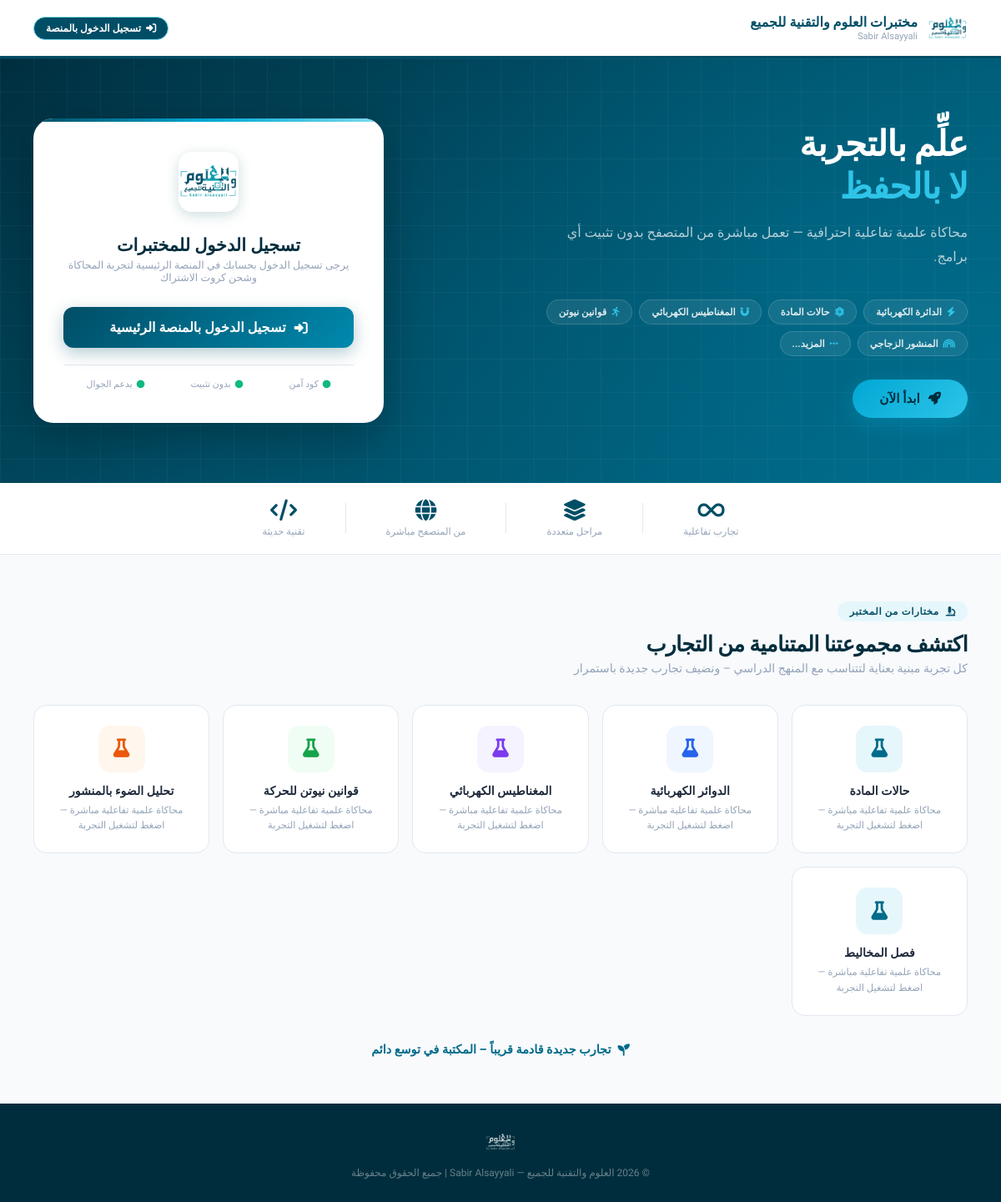
/, run on an earlier commit of the app's database.
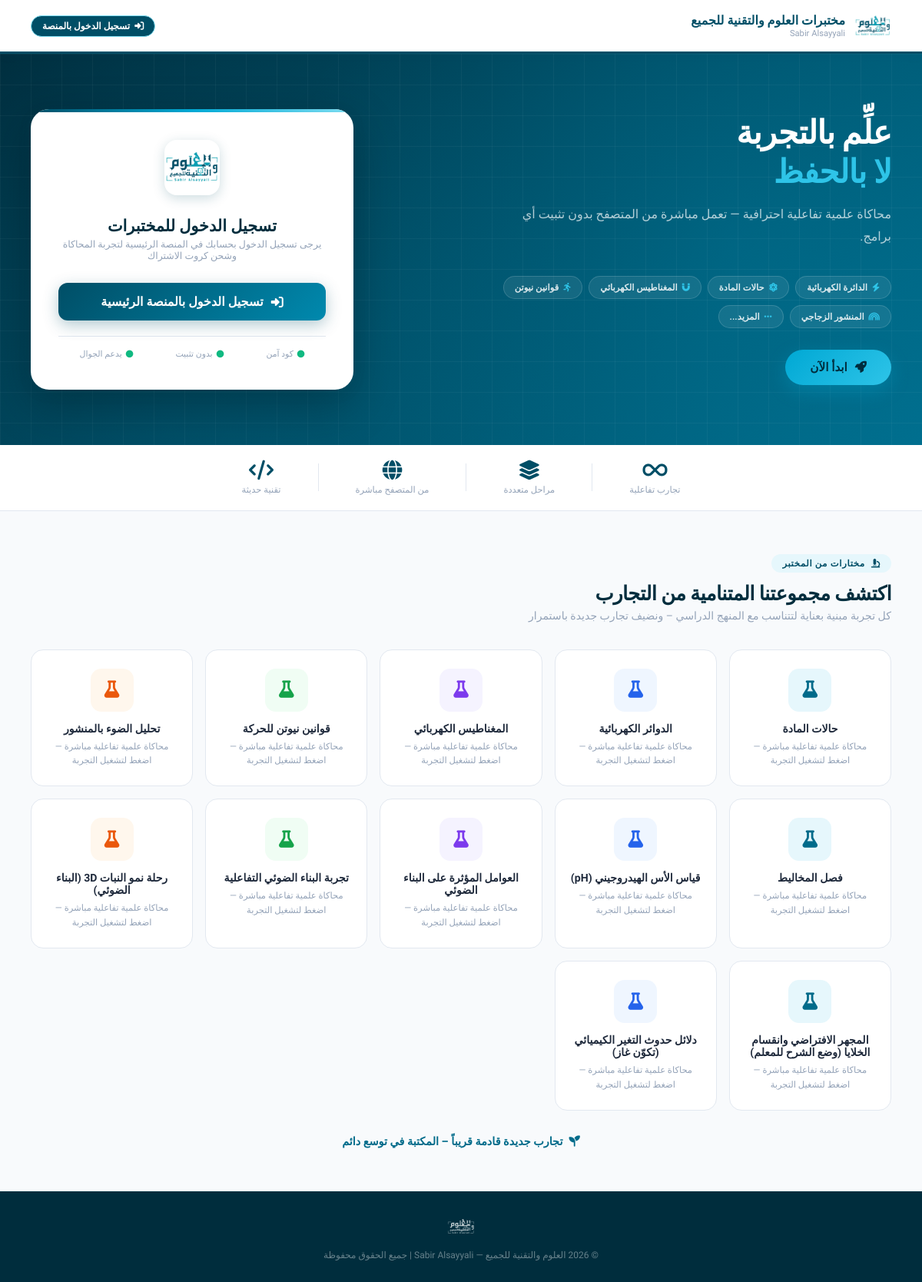
And on a later commit of the database.
### tables this page shows
CREATE TABLE IF NOT EXISTS `experiments` (
  `id` int(11) NOT NULL AUTO_INCREMENT,
  `code_name` varchar(50) NOT NULL,
  `title` varchar(100) NOT NULL,
  `page_url` varchar(100) NOT NULL,
  `image_url` varchar(255) DEFAULT NULL,
  `is_active` tinyint(4) DEFAULT 1 COMMENT '1=نشطة, 0=معطلة, 2=قيد التنفيذ/قريباً',
  `created_at` timestamp NOT NULL DEFAULT current_timestamp(),
  PRIMARY KEY (`id`),
  UNIQUE KEY `code_name` (`code_name`)
);

### functions.php (called while the page is built, shortened)
<?php
require_once __DIR__ . '/config.php';
function ensureExperimentsSchemaUpdated() {
    global $conn;
    $col_check = $conn->query("SHOW COLUMNS FROM experiments LIKE 'display_order'");
}
function getAllExperiments($active_only = false) {
    global $conn;
    ensureExperimentsSchemaUpdated();
    $query = "SELECT * FROM experiments";
    $query .= " ORDER BY display_order ASC, id ASC";
    $result = mysqli_query($conn, $query);
    return $result ? $result->fetch_all(MYSQLI_ASSOC) : [];
}

### index.php (the view, shortened to what this page needs)
<?php
require_once 'config.php';
require_once 'functions.php';
$user_id = $_SESSION['user_id'] ?? $_SESSION['user']['id'] ?? null;
$user_name = $_SESSION['user_name'] ?? $_SESSION['user']['name'] ?? 'المعلم';
$user_days_left = 0;
?>
<!DOCTYPE html>
<html lang="ar" dir="rtl">
<head>
    <link rel="stylesheet" href="https://cdnjs.cloudflare.com/ajax/libs/font-awesome/6.4.0/css/all.min.css">
</head>
<body>
<header class="site-header">
    <a href="index.php" class="header-logo">
        <img src="logo2.png" alt="العلوم والتقنية للجميع">
        <div class="header-brand">
            <div class="header-brand-name"> مختبرات العلوم والتقنية للجميع </div>
            <div class="header-brand-sub">Sabir Alsayyali</div>
        </div>
    </a>
    <div style="display: flex; align-items: center; gap: 10px; flex-wrap: wrap;">
        <?php if ($user_id): ?>
            <a href="my-experiments.php" class="header-badge" style="text-decoration: none; background: #dcfce7; color: #166534; border-color: #86efac;">
                <i class="fas fa-user-check"></i>
                <span>أهلاً بك أستاذ <?=htmlspecialchars($user_name)?></span>
            </a>
            <div class="header-badge" style="background: #fef3c7; color: #92400e; border-color: #fcd34d; font-weight: 800;">
                <i class="fas fa-clock"></i>
                <span>الرصيد: <strong><?=htmlspecialchars($user_days_left)?></strong> يوم</span>
            </div>
            <a href="#rechargeSection" class="header-badge" style="text-decoration: none; background: var(--teal-800); color: white; border-color: var(--teal-700);">
                <i class="fas fa-bolt"></i>
                <span>شحن رصيد</span>
            </a>
        <?php else: ?>
            <a href="https://sabir511-platform.vercel.app/auth/login" class="header-badge" style="text-decoration: none; background: var(--teal-800); color: white;">
                <i class="fas fa-sign-in-alt"></i>
                <span>تسجيل الدخول بالمنصة</span>
            </a>
        <?php endif; ?>
    </div>
</header>
<section class="hero">
    <div class="hero-inner">
        <div class="hero-content">
            <h1 class="hero-title">
                علِّم بالتجربة<br>
                <span>لا بالحفظ</span>
            </h1>
            <p class="hero-desc">
                محاكاة علمية تفاعلية احترافية — تعمل مباشرة من المتصفح بدون تثبيت أي برامج.
            </p>
            <div class="hero-pills">
                <div class="hpill"><i class="fas fa-bolt"></i> الدائرة الكهربائية</div>
                <div class="hpill"><i class="fas fa-atom"></i> حالات المادة</div>
                <div class="hpill"><i class="fas fa-magnet"></i> المغناطيس الكهربائي</div>
                <div class="hpill"><i class="fas fa-running"></i> قوانين نيوتن</div>
                <div class="hpill"><i class="fas fa-rainbow"></i> المنشور الزجاجي</div>
                <div class="hpill"><i class="fas fa-ellipsis"></i> المزيد...</div>
            </div>
            <button type="button" class="btn-start-now" onclick="openPackagesModal()">
                <i class="fas fa-rocket"></i>
                <span>ابدأ الآن</span>
            </button>
        </div>
        <div class="login-card" id="loginSection">
            <div class="card-logo-wrap">
                <img src="logo2.png" alt="logo">
            </div>
            <div class="card-title">تسجيل الدخول للمختبرات</div>
            <div class="card-sub">يرجى تسجيل الدخول بحسابك في المنصة الرئيسية لتجربة المحاكاة وشحن كروت الاشتراك</div>
            <div style="margin-top: 24px; text-align: center;">
                <a href="https://sabir511-platform.vercel.app/auth/login" class="btn-enter" style="text-decoration: none;">
                    <i class="fas fa-sign-in-alt"></i>
                    <span>تسجيل الدخول بالمنصة الرئيسية</span>
                </a>
            </div>
            <div class="card-footer">
                <div class="cfbadge"><i class="fas fa-circle"></i> كود آمن</div>
                <div class="cfbadge"><i class="fas fa-circle"></i> بدون تثبيت</div>
                <div class="cfbadge"><i class="fas fa-circle"></i> يدعم الجوال</div>
            </div>
        </div>
    </div>
</section>
<div class="stats-strip">
    <div class="stats-inner">
        <div class="stat-item">
            <div class="stat-num"><i class="fas fa-infinity"></i></div>
            <div class="stat-lbl">تجارب تفاعلية</div>
        </div>
        <div class="stat-item">
            <div class="stat-num"><i class="fas fa-layer-group"></i></div>
            <div class="stat-lbl">مراحل متعددة</div>
        </div>
        <div class="stat-item">
            <div class="stat-num"><i class="fas fa-globe"></i></div>
            <div class="stat-lbl">من المتصفح مباشرة</div>
        </div>
        <div class="stat-item">
            <div class="stat-num"><i class="fas fa-code"></i></div>
            <div class="stat-lbl">تقنية حديثة</div>
        </div>
    </div>
</div>
<section class="experiments">
    <div class="section-tag"><i class="fas fa-microscope"></i> مختارات من المختبر</div>
    <h2 class="section-title">اكتشف مجموعتنا المتنامية من التجارب</h2>
    <p class="section-desc">كل تجربة مبنية بعناية لتتناسب مع المنهج الدراسي – ونضيف تجارب جديدة باستمرار</p>
    <?php $all_db_exps = getAllExperiments(); ?>
    <div class="exp-grid">
        <?php
        $color_classes = ['icon-teal', 'icon-blue', 'icon-purple', 'icon-green', 'icon-orange'];
        $i = 0;
        foreach ($all_db_exps as $exp):
            $color_cls = $color_classes[$i % count($color_classes)];
            $i++;
        ?>
            <div class="exp-card" style="cursor: pointer;" onclick="location.href='<?=htmlspecialchars($user_id ? $exp['page_url'] : 'https://sabir511-platform.vercel.app/auth/login')?>'">
                <div class="exp-icon <?=$color_cls?>">
                    <?php if (!empty($exp['image_url'])): ?>
                        <img src="<?=htmlspecialchars($exp['image_url'])?>" alt="<?=htmlspecialchars($exp['title'])?>" style="width:100%; height:100%; object-fit:cover; border-radius:12px;">
                    <?php else: ?>
                        <i class="fas fa-flask"></i>
                    <?php endif; ?>
                </div>
                <div class="exp-name"><?=htmlspecialchars($exp['title'])?></div>
                <div class="exp-desc">محاكاة علمية تفاعلية مباشرة — اضغط لتشغيل التجربة</div>
            </div>
        <?php endforeach; ?>
    </div>
    <div class="expand-note">
        <i class="fas fa-seedling"></i> تجارب جديدة قادمة قريباً – المكتبة في توسع دائم
    </div>
</section>
<footer class="site-footer">
    <div class="footer-logo">
        <img src="logo2.png" alt="logo">
    </div>
    <div class="footer-text">© 2026 العلوم والتقنية للجميع — Sabir Alsayyali | جميع الحقوق محفوظة</div>
</footer>
</body>
</html>

What changed in the data, as far as the page shows it:
added experiments: title "قياس الأس الهيدروجيني (pH)"
added experiments: title "العوامل المؤثرة على البناء الضوئي"
added experiments: title "تجربة البناء الضوئي التفاعلية"
added experiments: title "رحلة نمو النبات 3D (البناء الضوئي)"
added experiments: title "المجهر الافتراضي وانقسام الخلايا (وضع الشرح للمعلم)"
added experiments: title "دلائل حدوث التغير الكيميائي (تكوّن غاز)"
